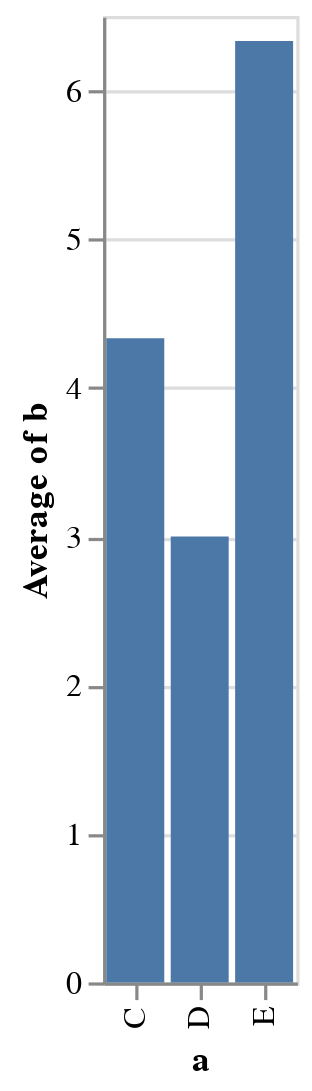

The notebook cell saved with this chart:
### Code cell
# we can instead choose to aggregate these data. Bars are more typical for showing aggregated values
alt.Chart(data).mark_bar().encode(
    x='a',
    y='average(b)'
)

### Figure 1 — Vega-Lite specification as saved in the notebook (floating-point values rounded to 4 significant figures)
{"config": {"view": {"continuousWidth": 400, "continuousHeight": 300}}, "data": {"name": "data-347f1284ea3247c0f55cb966abbdd2d8"}, "mark": "bar", "encoding": {"x": {"field": "a", "type": "nominal"}, "y": {"aggregate": "average", "field": "b", "type": "quantitative"}}, "$schema": "https://vega.github.io/schema/vega-lite/v4.17.0.json", "datasets": {"data-347f1284ea3247c0f55cb966abbdd2d8": [{"a": "C", "b": 2}, {"a": "C", "b": 7}, {"a": "C", "b": 4}, {"a": "D", "b": 1}, {"a": "D", "b": 2}, {"a": "D", "b": 6}, {"a": "E", "b": 8}, {"a": "E", "b": 4}, {"a": "E", "b": 7}]}}
